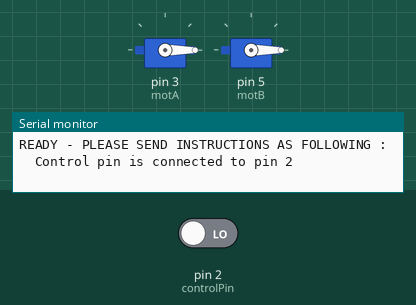
A sketch run on a simulated Arduino Uno, built with avr-gcc and run on an emulated ATmega328P. On the bench: 2 × servo, the last lines printed to the serial monitor. The test bench sets the inputs (shaded band); at power-on: pin 2 (controlPin) LOW.

Above: at 1.2 s.
1.3 s: pin 2 (controlPin) driven HIGH
At 2.7 s:
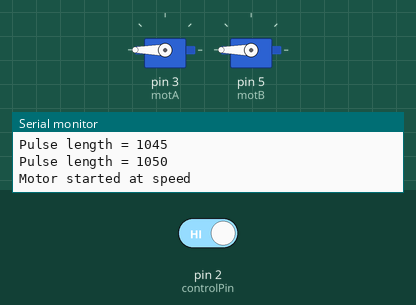
3.0 s: pin 2 (controlPin) driven LOW
At 4.0 s:
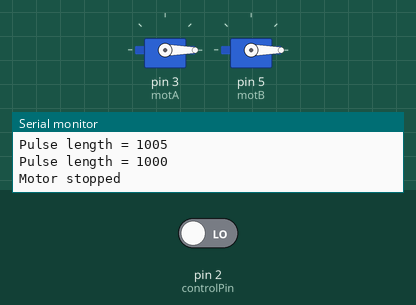
Timing chart, 0 to 6.0 s (numbered marks = the images above; inputs shaded):
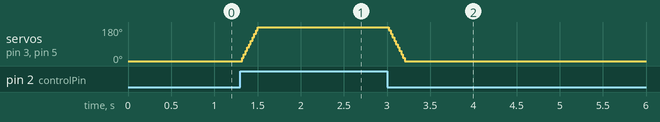

Measured:
- after the input at 1.3 s, servo on pin 3 (motA), servo on pin 5 (motB): moves from 0° to 180° over 0.18 s, starting at once
- after the input at 3.0 s, servo on pin 3 (motA), servo on pin 5 (motB): moves from 180° to 0° over 0.18 s, starting at once

The sketch:

Motor-test.ino
```cpp
#include <Servo.h>

#define MIN_PULSE_LENGTH 1000 // Minimum pulse length in µs
#define MAX_PULSE_LENGTH 2000 // Maximum pulse length in µs

#define SETUP_MIN_PULSE_LENGTH 1000
#define SETUP_MAX_PULSE_LENGTH 1050

Servo motA;
Servo motB;
const int controlPin = 2; // Pin to control the motor
bool motorRunning = false;

void setup() {
    Serial.begin(9600);

    motA.attach(3, SETUP_MIN_PULSE_LENGTH, SETUP_MAX_PULSE_LENGTH);
    motB.attach(5, SETUP_MIN_PULSE_LENGTH, SETUP_MAX_PULSE_LENGTH);

    motA.writeMicroseconds(1000);
    motB.writeMicroseconds(1000);

    pinMode(controlPin, INPUT);

    displayInstructions();
}

void loop() {
    int controlState = digitalRead(controlPin);
    static int lastControlState = LOW;

    if (controlState == HIGH && lastControlState == LOW) {
        if (!motorRunning) {
            startMotor(1050); // Start motor from 1000 to 1500
            motorRunning = true;
        }
    } else if (controlState == LOW && lastControlState == HIGH) {
        if (motorRunning) {
            stopMotor(); // Stop motor
            motorRunning = false;
        }
    }

    lastControlState = controlState;
}

void startMotor(int targetSpeed) {
    for (int i = MIN_PULSE_LENGTH; i <= targetSpeed; i += 5) {
        Serial.print("Pulse length = ");
        Serial.println(i);

        motA.writeMicroseconds(i);
        motB.writeMicroseconds(i);

        delay(20);
    }
    Serial.println("Motor started at speed");
}

void stopMotor() {
    for (int i = motA.readMicroseconds(); i >= MIN_PULSE_LENGTH; i -= 5) {
        Serial.print("Pulse length = ");
        Serial.println(i);

        motA.writeMicroseconds(i);
        motB.writeMicroseconds(i);

        delay(20);
    }
    Serial.println("Motor stopped");
}

void displayInstructions()
{
    Serial.println("READY - PLEASE SEND INSTRUCTIONS AS FOLLOWING :");
    Serial.println("\tControl pin is connected to pin 2");
}
```
